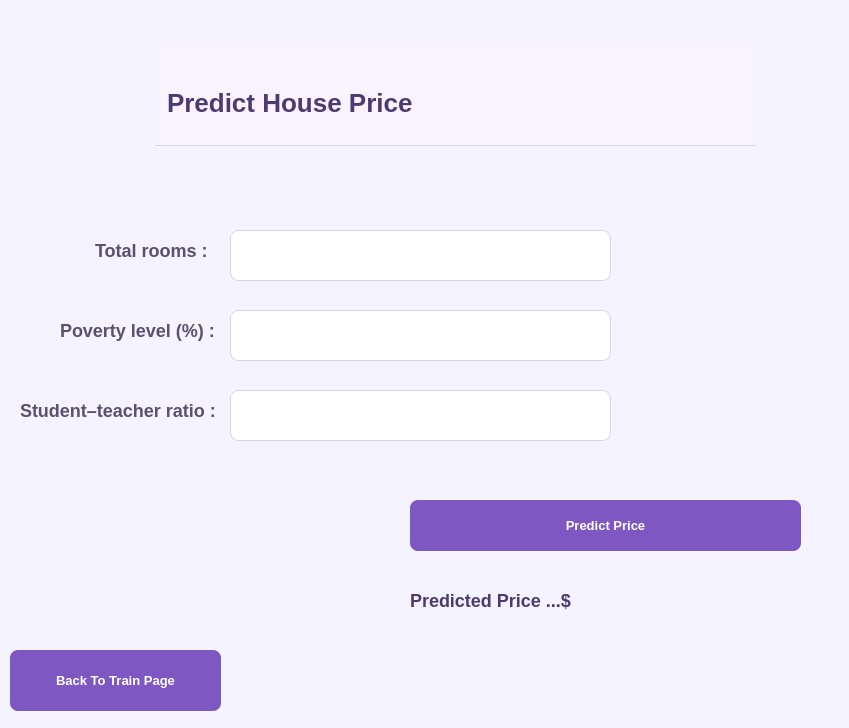
<?xml version="1.0" encoding="UTF-8"?>
<ui version="4.0">
 <class>Form</class>
 <widget class="QWidget" name="Form">
  <property name="geometry">
   <rect>
    <x>0</x>
    <y>0</y>
    <width>849</width>
    <height>728</height>
   </rect>
  </property>
  <property name="windowTitle">
   <string>Form</string>
  </property>
  <property name="styleSheet">
   <string notr="true">/* ===================================================================
    Ultimate Purple Theme for PyQt5 by Gemini
    -------------------------------------------------------------------
    - This is a comprehensive stylesheet with explicit parameters.
    - Properties like font, color, background, border, padding,
      size, and alignment are detailed for each widget.
   =================================================================== */

/* === [1] Main Window &amp; Global Defaults === */
QWidget {
    /* Background and Font */
    background-color: #F5F3FF; /* Sets the background for the entire window */
    font-family: 'Segoe UI', 'Helvetica Neue', 'Arial', sans-serif; /* Primary font for the application */
    color: #3D315B; /* Default text color */
}

/* === [2] Title Labels (Specific Styling by objectName) === */
QLabel#label_title_train,
QLabel#label_title_predict {
    /* Font Styling */
    font-family: 'Segoe UI Semibold', 'Arial';
    font-size: 26px;
    font-weight: 600; /* Boldness: 400=normal, 600=semibold, 700=bold */
    font-style: normal;

    /* Color */
    color: #4C3B71; /* Dark, rich purple for high emphasis */
    background-color: transparent; /* Ensure it has no background color */

    /* Box Model */
    padding-top: 5px;
    padding-bottom: 5px;
    border: none; /* No border */
    border-bottom: 1px solid #D9D2E9; /* Subtle separator line */
    margin: 5px;

    /* Alignment (controlled via QSS) */
    qproperty-alignment: 'AlignHCenter'; /* Qt-specific property for alignment */
}


/* === [3] General Labels (e.g., 'Dataset Path:', 'Total Rooms:') === */
QLabel {
    /* Font Styling */
    font-size: 14px;
    font-weight: 500; /* Slightly bolder than normal */

    /* Color */
    color: #59516d; /* Softer purple-grey for readability */
    background-color: transparent;

    /* Box Model &amp; Sizing */
    padding-left: 5px;
    padding-right: 5px;
    min-height: 25px; /* Ensure labels don't get squished */
}

/* === [4] Input Fields (QLineEdit) === */
QLineEdit {
    /* Font Styling */
    font-size: 14px;
    font-weight: 400; /* Normal weight for input text */
    color: #333333; /* Dark text for high contrast */

    /* Color and Background */
    background-color: #FFFFFF; /* Bright white background */

    /* Box Model &amp; Border */
    border-style: solid;
    border-width: 1px;
    border-color: #D9D2E9; /* Light purple border */
    border-radius: 8px; /* Defines how rounded the corners are */
    padding: 8px 12px 8px 12px; /* Top, Right, Bottom, Left padding */

    /* Sizing */
    min-height: 25px; /* Minimum height for better clickability */
}

QLineEdit:focus {
    /* Style when the user has clicked into the input box */
    border-width: 2px;
    border-color: #9D81D9; /* A more prominent purple to indicate focus */
}


/* === [5] Primary Buttons ('Train Model', 'Browse', 'Predict') === */
QPushButton {
    /* Font Styling */
    font-size: 10pt;
    font-weight: 700; /* Bold text */
    color: #FFFFFF; /* High-contrast white text */

    /* Color and Background */
    background-color: #7E57C2; /* Main interactive purple */

    /* Box Model &amp; Border */
    border-style: none; /* No border for a modern, flat look */
    border-radius: 8px;
    padding: 10px 16px;

    /* Sizing */
    min-width: 80px;
    min-height: 25px;
}

QPushButton:hover {
    /* Style when the mouse cursor is over the button */
    background-color: #673AB7; /* Darker shade of purple */
}

QPushButton:pressed {
    /* Style when the button is being clicked */
    background-color: #512DA8; /* Even darker shade for click feedback */
}


/* === [6] Secondary Button ('OK') === */
QPushButton#btn_ok {
    /* Font Styling */
    font-size: 13px;
    font-weight: 600; /* Semibold, less prominent than primary buttons */
    color: #673AB7; /* Purple text to match the theme */

    /* Color and Background */
    background-color: #E8E2F9; /* Light lavender, less emphasis */

    /* Box Model &amp; Border */
    border: 1px solid #C5B9E8; /* Subtle border */
    border-radius: 6px; /* Slightly less rounded corners */
    padding: 5px 15px; /* Less vertical padding */

    /* Sizing */
    min-width: 70px;
    min-height: 20px;
}

QPushButton#btn_ok:hover {
    background-color: #D9D2E9;
    border-color: #B4A5DD;
}

QPushButton#btn_ok:pressed {
    background-color: #C5B9E8;
}

/* === [7] Status &amp; Result Labels (Specific Styling) === */
QLabel#label_status_train,
QLabel#label_price {
    font-size: 18px;
    font-weight: 600;
    color: #4C3B71;
    qproperty-alignment: 'AlignHCenter';
    padding: 5px;
}

</string>
  </property>
  <widget class="QLabel" name="label_title_predict">
   <property name="geometry">
    <rect>
     <x>150</x>
     <y>40</y>
     <width>611</width>
     <height>111</height>
    </rect>
   </property>
   <property name="styleSheet">
    <string notr="true">/* ===================================================================
    Ultimate Purple Theme for PyQt5 by Gemini
    -------------------------------------------------------------------
    - This is a comprehensive stylesheet with explicit parameters.
    - Properties like font, color, background, border, padding,
      size, and alignment are detailed for each widget.
   =================================================================== */

/* === [1] Main Window &amp; Global Defaults === */
QWidget {
    /* Background and Font */
    background-color: #F5F3FF; /* Sets the background for the entire window */
    font-family: 'Segoe UI', 'Helvetica Neue', 'Arial', sans-serif; /* Primary font for the application */
    color: #3D315B; /* Default text color */
}

/* === [2] Title Labels (Specific Styling by objectName) === */
QLabel#label_title_train,
QLabel#label_title_predict {
    /* Font Styling */
    font-family: 'Segoe UI Semibold', 'Arial';
    font-size: 26px;
    font-weight: 600; /* Boldness: 400=normal, 600=semibold, 700=bold */
    font-style: normal;

    /* Color */
    color: #4C3B71; /* Dark, rich purple for high emphasis */
    background-color: transparent; /* Ensure it has no background color */
	background-color: rgba(249, 243, 255, 225);

    /* Box Model */
    padding-top: 20px;
    padding-bottom: 5px;
    border: none; /* No border */
    border-bottom: 1px solid #D9D2E9; /* Subtle separator line */
    margin: 5px;

    /* Alignment (controlled via QSS) */
    qproperty-alignment: 'AlignHCenter'; /* Qt-specific property for alignment */
}


/* === [3] General Labels (e.g., 'Dataset Path:', 'Total Rooms:') === */
QLabel {
    /* Font Styling */
    font-size: 14px;
    font-weight: 500; /* Slightly bolder than normal */

    /* Color */
    color: #59516d; /* Softer purple-grey for readability */
    background-color: transparent;

    /* Box Model &amp; Sizing */
    padding-left: 5px;
    padding-right: 5px;
    min-height: 25px; /* Ensure labels don't get squished */
}

/* === [4] Input Fields (QLineEdit) === */
QLineEdit {
    /* Font Styling */
    font-size: 14px;
    font-weight: 400; /* Normal weight for input text */
    color: #333333; /* Dark text for high contrast */

    /* Color and Background */
    background-color: #FFFFFF; /* Bright white background */

    /* Box Model &amp; Border */
    border-style: solid;
    border-width: 1px;
    border-color: #D9D2E9; /* Light purple border */
    border-radius: 8px; /* Defines how rounded the corners are */
    padding: 8px 12px 8px 12px; /* Top, Right, Bottom, Left padding */

    /* Sizing */
    min-height: 25px; /* Minimum height for better clickability */
}

QLineEdit:focus {
    /* Style when the user has clicked into the input box */
    border-width: 2px;
    border-color: #9D81D9; /* A more prominent purple to indicate focus */
}


/* === [5] Primary Buttons ('Train Model', 'Browse', 'Predict') === */
QPushButton {
    /* Font Styling */
    font-size: 10pt;
    font-weight: 700; /* Bold text */
    color: #FFFFFF; /* High-contrast white text */

    /* Color and Background */
    background-color: #7E57C2; /* Main interactive purple */

    /* Box Model &amp; Border */
    border-style: none; /* No border for a modern, flat look */
    border-radius: 8px;
    padding: 10px 16px;

    /* Sizing */
    min-width: 80px;
    min-height: 25px;
}

QPushButton:hover {
    /* Style when the mouse cursor is over the button */
    background-color: #673AB7; /* Darker shade of purple */
}

QPushButton:pressed {
    /* Style when the button is being clicked */
    background-color: #512DA8; /* Even darker shade for click feedback */
}


/* === [6] Secondary Button ('OK') === */
QPushButton#btn_ok {
    /* Font Styling */
    font-size: 13px;
    font-weight: 600; /* Semibold, less prominent than primary buttons */
    color: #673AB7; /* Purple text to match the theme */

    /* Color and Background */
    background-color: #E8E2F9; /* Light lavender, less emphasis */

    /* Box Model &amp; Border */
    border: 1px solid #C5B9E8; /* Subtle border */
    border-radius: 6px; /* Slightly less rounded corners */
    padding: 5px 15px; /* Less vertical padding */

    /* Sizing */
    min-width: 70px;
    min-height: 20px;
}

QPushButton#btn_ok:hover {
    background-color: #D9D2E9;
    border-color: #B4A5DD;
}

QPushButton#btn_ok:pressed {
    background-color: #C5B9E8;
}

/* === [7] Status &amp; Result Labels (Specific Styling) === */
QLabel#label_status_train,
QLabel#label_price {
    font-size: 15px;
    font-weight: 600;
    color: #4C3B71;
    qproperty-alignment: 'AlignHCenter';
    padding: 5px;
}

</string>
   </property>
   <property name="text">
    <string>Predict House Price</string>
   </property>
  </widget>
  <widget class="QLineEdit" name="line_rooms">
   <property name="geometry">
    <rect>
     <x>230</x>
     <y>230</y>
     <width>381</width>
     <height>51</height>
    </rect>
   </property>
  </widget>
  <widget class="QLineEdit" name="line_poverty">
   <property name="geometry">
    <rect>
     <x>230</x>
     <y>310</y>
     <width>381</width>
     <height>51</height>
    </rect>
   </property>
  </widget>
  <widget class="QLineEdit" name="line_ratio">
   <property name="geometry">
    <rect>
     <x>230</x>
     <y>390</y>
     <width>381</width>
     <height>51</height>
    </rect>
   </property>
  </widget>
  <widget class="QLabel" name="label_dataset_path_text">
   <property name="geometry">
    <rect>
     <x>80</x>
     <y>230</y>
     <width>131</width>
     <height>41</height>
    </rect>
   </property>
   <property name="styleSheet">
    <string notr="true">/* ===================================================================
    Ultimate Purple Theme for PyQt5 by Gemini
    -------------------------------------------------------------------
    - This is a comprehensive stylesheet with explicit parameters.
    - Properties like font, color, background, border, padding,
      size, and alignment are detailed for each widget.
   =================================================================== */

/* === [1] Main Window &amp; Global Defaults === */
QWidget {
    /* Background and Font */
    background-color: #F5F3FF; /* Sets the background for the entire window */
    font-family: 'Segoe UI', 'Helvetica Neue', 'Arial', sans-serif; /* Primary font for the application */
    color: #3D315B; /* Default text color */
}

/* === [2] Title Labels (Specific Styling by objectName) === */
QLabel#label_title_train,
QLabel#label_title_predict {
    /* Font Styling */
    font-family: 'Segoe UI Semibold', 'Arial';
    font-size: 26px;
    font-weight: 600; /* Boldness: 400=normal, 600=semibold, 700=bold */
    font-style: normal;

    /* Color */
    color: #4C3B71; /* Dark, rich purple for high emphasis */
    background-color: transparent; /* Ensure it has no background color */

    /* Box Model */
    padding-top: 5px;
    padding-bottom: 5px;
    border: none; /* No border */
    border-bottom: 1px solid #D9D2E9; /* Subtle separator line */
    margin: 5px;

    /* Alignment (controlled via QSS) */
    qproperty-alignment: 'AlignHCenter'; /* Qt-specific property for alignment */
}


/* === [3] General Labels (e.g., 'Dataset Path:', 'Total Rooms:') === */
QLabel {
    /* Font Styling */
    font-size: 18px;
    font-weight: 500; /* Slightly bolder than normal */

    /* Color */
    color: #59516d; /* Softer purple-grey for readability */
    background-color: transparent;

    /* Box Model &amp; Sizing */
    padding-left: 5px;
    padding-right: 5px;
    min-height: 25px; /* Ensure labels don't get squished */
}

/* === [4] Input Fields (QLineEdit) === */
QLineEdit {
    /* Font Styling */
    font-size: 14px;
    font-weight: 400; /* Normal weight for input text */
    color: #333333; /* Dark text for high contrast */

    /* Color and Background */
    background-color: #FFFFFF; /* Bright white background */

    /* Box Model &amp; Border */
    border-style: solid;
    border-width: 1px;
    border-color: #D9D2E9; /* Light purple border */
    border-radius: 8px; /* Defines how rounded the corners are */
    padding: 8px 12px 8px 12px; /* Top, Right, Bottom, Left padding */

    /* Sizing */
    min-height: 25px; /* Minimum height for better clickability */
}

QLineEdit:focus {
    /* Style when the user has clicked into the input box */
    border-width: 2px;
    border-color: #9D81D9; /* A more prominent purple to indicate focus */
}


/* === [5] Primary Buttons ('Train Model', 'Browse', 'Predict') === */
QPushButton {
    /* Font Styling */
    font-size: 16px;
    font-weight: 700; /* Bold text */
    color: #FFFFFF; /* High-contrast white text */

    /* Color and Background */
    background-color: #7E57C2; /* Main interactive purple */

    /* Box Model &amp; Border */
    border-style: none; /* No border for a modern, flat look */
    border-radius: 8px;
    padding: 8px 12px;

    /* Sizing */
    min-width: 80px;
    min-height: 25px;
}

QPushButton:hover {
    /* Style when the mouse cursor is over the button */
    background-color: #673AB7; /* Darker shade of purple */
}

QPushButton:pressed {
    /* Style when the button is being clicked */
    background-color: #512DA8; /* Even darker shade for click feedback */
}


/* === [6] Secondary Button ('OK') === */
QPushButton#btn_ok {
    /* Font Styling */
    font-size: 13px;
    font-weight: 600; /* Semibold, less prominent than primary buttons */
    color: #673AB7; /* Purple text to match the theme */

    /* Color and Background */
    background-color: #E8E2F9; /* Light lavender, less emphasis */

    /* Box Model &amp; Border */
    border: 1px solid #C5B9E8; /* Subtle border */
    border-radius: 6px; /* Slightly less rounded corners */
    padding: 5px 15px; /* Less vertical padding */

    /* Sizing */
    min-width: 70px;
    min-height: 20px;
}

QPushButton#btn_ok:hover {
    background-color: #D9D2E9;
    border-color: #B4A5DD;
}

QPushButton#btn_ok:pressed {
    background-color: #C5B9E8;
}

/* === [7] Status &amp; Result Labels (Specific Styling) === */
QLabel#label_status_train,
QLabel#label_price {
    font-size: 15px;
    font-weight: 600;
    color: #4C3B71;
    qproperty-alignment: 'AlignHCenter';
    padding: 5px;
}

</string>
   </property>
   <property name="text">
    <string> Total rooms :</string>
   </property>
  </widget>
  <widget class="QLabel" name="label_dataset_path_text_2">
   <property name="geometry">
    <rect>
     <x>50</x>
     <y>310</y>
     <width>171</width>
     <height>41</height>
    </rect>
   </property>
   <property name="styleSheet">
    <string notr="true">/* ===================================================================
    Ultimate Purple Theme for PyQt5 by Gemini
    -------------------------------------------------------------------
    - This is a comprehensive stylesheet with explicit parameters.
    - Properties like font, color, background, border, padding,
      size, and alignment are detailed for each widget.
   =================================================================== */

/* === [1] Main Window &amp; Global Defaults === */
QWidget {
    /* Background and Font */
    background-color: #F5F3FF; /* Sets the background for the entire window */
    font-family: 'Segoe UI', 'Helvetica Neue', 'Arial', sans-serif; /* Primary font for the application */
    color: #3D315B; /* Default text color */
}

/* === [2] Title Labels (Specific Styling by objectName) === */
QLabel#label_title_train,
QLabel#label_title_predict {
    /* Font Styling */
    font-family: 'Segoe UI Semibold', 'Arial';
    font-size: 26px;
    font-weight: 600; /* Boldness: 400=normal, 600=semibold, 700=bold */
    font-style: normal;

    /* Color */
    color: #4C3B71; /* Dark, rich purple for high emphasis */
    background-color: transparent; /* Ensure it has no background color */

    /* Box Model */
    padding-top: 5px;
    padding-bottom: 5px;
    border: none; /* No border */
    border-bottom: 1px solid #D9D2E9; /* Subtle separator line */
    margin: 5px;

    /* Alignment (controlled via QSS) */
    qproperty-alignment: 'AlignHCenter'; /* Qt-specific property for alignment */
}


/* === [3] General Labels (e.g., 'Dataset Path:', 'Total Rooms:') === */
QLabel {
    /* Font Styling */
    font-size: 18px;
    font-weight: 500; /* Slightly bolder than normal */

    /* Color */
    color: #59516d; /* Softer purple-grey for readability */
    background-color: transparent;

    /* Box Model &amp; Sizing */
    padding-left: 5px;
    padding-right: 5px;
    min-height: 25px; /* Ensure labels don't get squished */
}

/* === [4] Input Fields (QLineEdit) === */
QLineEdit {
    /* Font Styling */
    font-size: 14px;
    font-weight: 400; /* Normal weight for input text */
    color: #333333; /* Dark text for high contrast */

    /* Color and Background */
    background-color: #FFFFFF; /* Bright white background */

    /* Box Model &amp; Border */
    border-style: solid;
    border-width: 1px;
    border-color: #D9D2E9; /* Light purple border */
    border-radius: 8px; /* Defines how rounded the corners are */
    padding: 8px 12px 8px 12px; /* Top, Right, Bottom, Left padding */

    /* Sizing */
    min-height: 25px; /* Minimum height for better clickability */
}

QLineEdit:focus {
    /* Style when the user has clicked into the input box */
    border-width: 2px;
    border-color: #9D81D9; /* A more prominent purple to indicate focus */
}


/* === [5] Primary Buttons ('Train Model', 'Browse', 'Predict') === */
QPushButton {
    /* Font Styling */
    font-size: 16px;
    font-weight: 700; /* Bold text */
    color: #FFFFFF; /* High-contrast white text */

    /* Color and Background */
    background-color: #7E57C2; /* Main interactive purple */

    /* Box Model &amp; Border */
    border-style: none; /* No border for a modern, flat look */
    border-radius: 8px;
    padding: 8px 12px;

    /* Sizing */
    min-width: 80px;
    min-height: 25px;
}

QPushButton:hover {
    /* Style when the mouse cursor is over the button */
    background-color: #673AB7; /* Darker shade of purple */
}

QPushButton:pressed {
    /* Style when the button is being clicked */
    background-color: #512DA8; /* Even darker shade for click feedback */
}


/* === [6] Secondary Button ('OK') === */
QPushButton#btn_ok {
    /* Font Styling */
    font-size: 13px;
    font-weight: 600; /* Semibold, less prominent than primary buttons */
    color: #673AB7; /* Purple text to match the theme */

    /* Color and Background */
    background-color: #E8E2F9; /* Light lavender, less emphasis */

    /* Box Model &amp; Border */
    border: 1px solid #C5B9E8; /* Subtle border */
    border-radius: 6px; /* Slightly less rounded corners */
    padding: 5px 15px; /* Less vertical padding */

    /* Sizing */
    min-width: 70px;
    min-height: 20px;
}

QPushButton#btn_ok:hover {
    background-color: #D9D2E9;
    border-color: #B4A5DD;
}

QPushButton#btn_ok:pressed {
    background-color: #C5B9E8;
}

/* === [7] Status &amp; Result Labels (Specific Styling) === */
QLabel#label_status_train,
QLabel#label_price {
    font-size: 15px;
    font-weight: 600;
    color: #4C3B71;
    qproperty-alignment: 'AlignHCenter';
    padding: 5px;
}

</string>
   </property>
   <property name="text">
    <string>Poverty level (%) :</string>
   </property>
  </widget>
  <widget class="QLabel" name="label_dataset_path_text_3">
   <property name="geometry">
    <rect>
     <x>10</x>
     <y>390</y>
     <width>211</width>
     <height>41</height>
    </rect>
   </property>
   <property name="styleSheet">
    <string notr="true">/* ===================================================================
    Ultimate Purple Theme for PyQt5 by Gemini
    -------------------------------------------------------------------
    - This is a comprehensive stylesheet with explicit parameters.
    - Properties like font, color, background, border, padding,
      size, and alignment are detailed for each widget.
   =================================================================== */

/* === [1] Main Window &amp; Global Defaults === */
QWidget {
    /* Background and Font */
    background-color: #F5F3FF; /* Sets the background for the entire window */
    font-family: 'Segoe UI', 'Helvetica Neue', 'Arial', sans-serif; /* Primary font for the application */
    color: #3D315B; /* Default text color */
}

/* === [2] Title Labels (Specific Styling by objectName) === */
QLabel#label_title_train,
QLabel#label_title_predict {
    /* Font Styling */
    font-family: 'Segoe UI Semibold', 'Arial';
    font-size: 26px;
    font-weight: 600; /* Boldness: 400=normal, 600=semibold, 700=bold */
    font-style: normal;

    /* Color */
    color: #4C3B71; /* Dark, rich purple for high emphasis */
    background-color: transparent; /* Ensure it has no background color */

    /* Box Model */
    padding-top: 5px;
    padding-bottom: 5px;
    border: none; /* No border */
    border-bottom: 1px solid #D9D2E9; /* Subtle separator line */
    margin: 5px;

    /* Alignment (controlled via QSS) */
    qproperty-alignment: 'AlignHCenter'; /* Qt-specific property for alignment */
}


/* === [3] General Labels (e.g., 'Dataset Path:', 'Total Rooms:') === */
QLabel {
    /* Font Styling */
    font-size: 18px;
    font-weight: 500; /* Slightly bolder than normal */

    /* Color */
    color: #59516d; /* Softer purple-grey for readability */
    background-color: transparent;

    /* Box Model &amp; Sizing */
    padding-left: 5px;
    padding-right: 5px;
    min-height: 25px; /* Ensure labels don't get squished */
}

/* === [4] Input Fields (QLineEdit) === */
QLineEdit {
    /* Font Styling */
    font-size: 14px;
    font-weight: 400; /* Normal weight for input text */
    color: #333333; /* Dark text for high contrast */

    /* Color and Background */
    background-color: #FFFFFF; /* Bright white background */

    /* Box Model &amp; Border */
    border-style: solid;
    border-width: 1px;
    border-color: #D9D2E9; /* Light purple border */
    border-radius: 8px; /* Defines how rounded the corners are */
    padding: 8px 12px 8px 12px; /* Top, Right, Bottom, Left padding */

    /* Sizing */
    min-height: 25px; /* Minimum height for better clickability */
}

QLineEdit:focus {
    /* Style when the user has clicked into the input box */
    border-width: 2px;
    border-color: #9D81D9; /* A more prominent purple to indicate focus */
}


/* === [5] Primary Buttons ('Train Model', 'Browse', 'Predict') === */
QPushButton {
    /* Font Styling */
    font-size: 16px;
    font-weight: 700; /* Bold text */
    color: #FFFFFF; /* High-contrast white text */

    /* Color and Background */
    background-color: #7E57C2; /* Main interactive purple */

    /* Box Model &amp; Border */
    border-style: none; /* No border for a modern, flat look */
    border-radius: 8px;
    padding: 8px 12px;

    /* Sizing */
    min-width: 80px;
    min-height: 25px;
}

QPushButton:hover {
    /* Style when the mouse cursor is over the button */
    background-color: #673AB7; /* Darker shade of purple */
}

QPushButton:pressed {
    /* Style when the button is being clicked */
    background-color: #512DA8; /* Even darker shade for click feedback */
}


/* === [6] Secondary Button ('OK') === */
QPushButton#btn_ok {
    /* Font Styling */
    font-size: 13px;
    font-weight: 600; /* Semibold, less prominent than primary buttons */
    color: #673AB7; /* Purple text to match the theme */

    /* Color and Background */
    background-color: #E8E2F9; /* Light lavender, less emphasis */

    /* Box Model &amp; Border */
    border: 1px solid #C5B9E8; /* Subtle border */
    border-radius: 6px; /* Slightly less rounded corners */
    padding: 5px 15px; /* Less vertical padding */

    /* Sizing */
    min-width: 70px;
    min-height: 20px;
}

QPushButton#btn_ok:hover {
    background-color: #D9D2E9;
    border-color: #B4A5DD;
}

QPushButton#btn_ok:pressed {
    background-color: #C5B9E8;
}

/* === [7] Status &amp; Result Labels (Specific Styling) === */
QLabel#label_status_train,
QLabel#label_price {
    font-size: 15px;
    font-weight: 600;
    color: #4C3B71;
    qproperty-alignment: 'AlignHCenter';
    padding: 5px;
}

</string>
   </property>
   <property name="text">
    <string>Student–teacher ratio :</string>
   </property>
  </widget>
  <widget class="QPushButton" name="btn_predict">
   <property name="geometry">
    <rect>
     <x>410</x>
     <y>500</y>
     <width>391</width>
     <height>51</height>
    </rect>
   </property>
   <property name="text">
    <string>Predict Price</string>
   </property>
  </widget>
  <widget class="QLabel" name="label_price">
   <property name="geometry">
    <rect>
     <x>400</x>
     <y>580</y>
     <width>431</width>
     <height>41</height>
    </rect>
   </property>
   <property name="styleSheet">
    <string notr="true"/>
   </property>
   <property name="text">
    <string>Predicted Price ...$</string>
   </property>
  </widget>
  <widget class="QPushButton" name="btn_back">
   <property name="geometry">
    <rect>
     <x>10</x>
     <y>650</y>
     <width>211</width>
     <height>61</height>
    </rect>
   </property>
   <property name="styleSheet">
    <string notr="true">/* ===================================================================
    Ultimate Purple Theme for PyQt5 by Gemini
    -------------------------------------------------------------------
    - This is a comprehensive stylesheet with explicit parameters.
    - Properties like font, color, background, border, padding,
      size, and alignment are detailed for each widget.
   =================================================================== */

/* === [1] Main Window &amp; Global Defaults === */
QWidget {
    /* Background and Font */
    background-color: #F5F3FF; /* Sets the background for the entire window */
    font-family: 'Segoe UI', 'Helvetica Neue', 'Arial', sans-serif; /* Primary font for the application */
    color: #3D315B; /* Default text color */
}

/* === [2] Title Labels (Specific Styling by objectName) === */
QLabel#label_title_train,
QLabel#label_title_predict {
    /* Font Styling */
    font-family: 'Segoe UI Semibold', 'Arial';
    font-size: 26px;
    font-weight: 600; /* Boldness: 400=normal, 600=semibold, 700=bold */
    font-style: normal;

    /* Color */
    color: #4C3B71; /* Dark, rich purple for high emphasis */
    background-color: transparent; /* Ensure it has no background color */

    /* Box Model */
    padding-top: 5px;
    padding-bottom: 5px;
    border: none; /* No border */
    border-bottom: 1px solid #D9D2E9; /* Subtle separator line */
    margin: 5px;

    /* Alignment (controlled via QSS) */
    qproperty-alignment: 'AlignHCenter'; /* Qt-specific property for alignment */
}


/* === [3] General Labels (e.g., 'Dataset Path:', 'Total Rooms:') === */
QLabel {
    /* Font Styling */
    font-size: 14px;
    font-weight: 500; /* Slightly bolder than normal */

    /* Color */
    color: #59516d; /* Softer purple-grey for readability */
    background-color: transparent;

    /* Box Model &amp; Sizing */
    padding-left: 5px;
    padding-right: 5px;
    min-height: 25px; /* Ensure labels don't get squished */
}

/* === [4] Input Fields (QLineEdit) === */
QLineEdit {
    /* Font Styling */
    font-size: 14px;
    font-weight: 400; /* Normal weight for input text */
    color: #333333; /* Dark text for high contrast */

    /* Color and Background */
    background-color: #FFFFFF; /* Bright white background */

    /* Box Model &amp; Border */
    border-style: solid;
    border-width: 1px;
    border-color: #D9D2E9; /* Light purple border */
    border-radius: 8px; /* Defines how rounded the corners are */
    padding: 8px 12px 8px 12px; /* Top, Right, Bottom, Left padding */

    /* Sizing */
    min-height: 25px; /* Minimum height for better clickability */
}

QLineEdit:focus {
    /* Style when the user has clicked into the input box */
    border-width: 2px;
    border-color: #9D81D9; /* A more prominent purple to indicate focus */
}


/* === [5] Primary Buttons ('Train Model', 'Browse', 'Predict') === */
QPushButton {
    /* Font Styling */
    font-size: 10pt;
    font-weight: 700; /* Bold text */
    color: #FFFFFF; /* High-contrast white text */

    /* Color and Background */
    background-color: #7E57C2; /* Main interactive purple */

    /* Box Model &amp; Border */
    border-style: none; /* No border for a modern, flat look */
    border-radius: 8px;
    padding: 10px 16px;

    /* Sizing */
    min-width: 80px;
    min-height: 25px;
}

QPushButton:hover {
    /* Style when the mouse cursor is over the button */
    background-color: #673AB7; /* Darker shade of purple */
}

QPushButton:pressed {
    /* Style when the button is being clicked */
    background-color: #512DA8; /* Even darker shade for click feedback */
}


/* === [6] Secondary Button ('OK') === */
QPushButton#btn_ok {
    /* Font Styling */
    font-size: 13px;
    font-weight: 600; /* Semibold, less prominent than primary buttons */
    color: #673AB7; /* Purple text to match the theme */

    /* Color and Background */
    background-color: #E8E2F9; /* Light lavender, less emphasis */

    /* Box Model &amp; Border */
    border: 1px solid #C5B9E8; /* Subtle border */
    border-radius: 6px; /* Slightly less rounded corners */
    padding: 5px 15px; /* Less vertical padding */

    /* Sizing */
    min-width: 70px;
    min-height: 20px;
}

QPushButton#btn_ok:hover {
    background-color: #D9D2E9;
    border-color: #B4A5DD;
}

QPushButton#btn_ok:pressed {
    background-color: #C5B9E8;
}

/* === [7] Status &amp; Result Labels (Specific Styling) === */
QLabel#label_status_train,
QLabel#label_price {
    font-size: 15px;
    font-weight: 600;
    color: #4C3B71;
    qproperty-alignment: 'AlignHCenter';
    padding: 5px;
}

</string>
   </property>
   <property name="text">
    <string>Back To Train Page</string>
   </property>
  </widget>
 </widget>
 <resources/>
 <connections/>
</ui>
